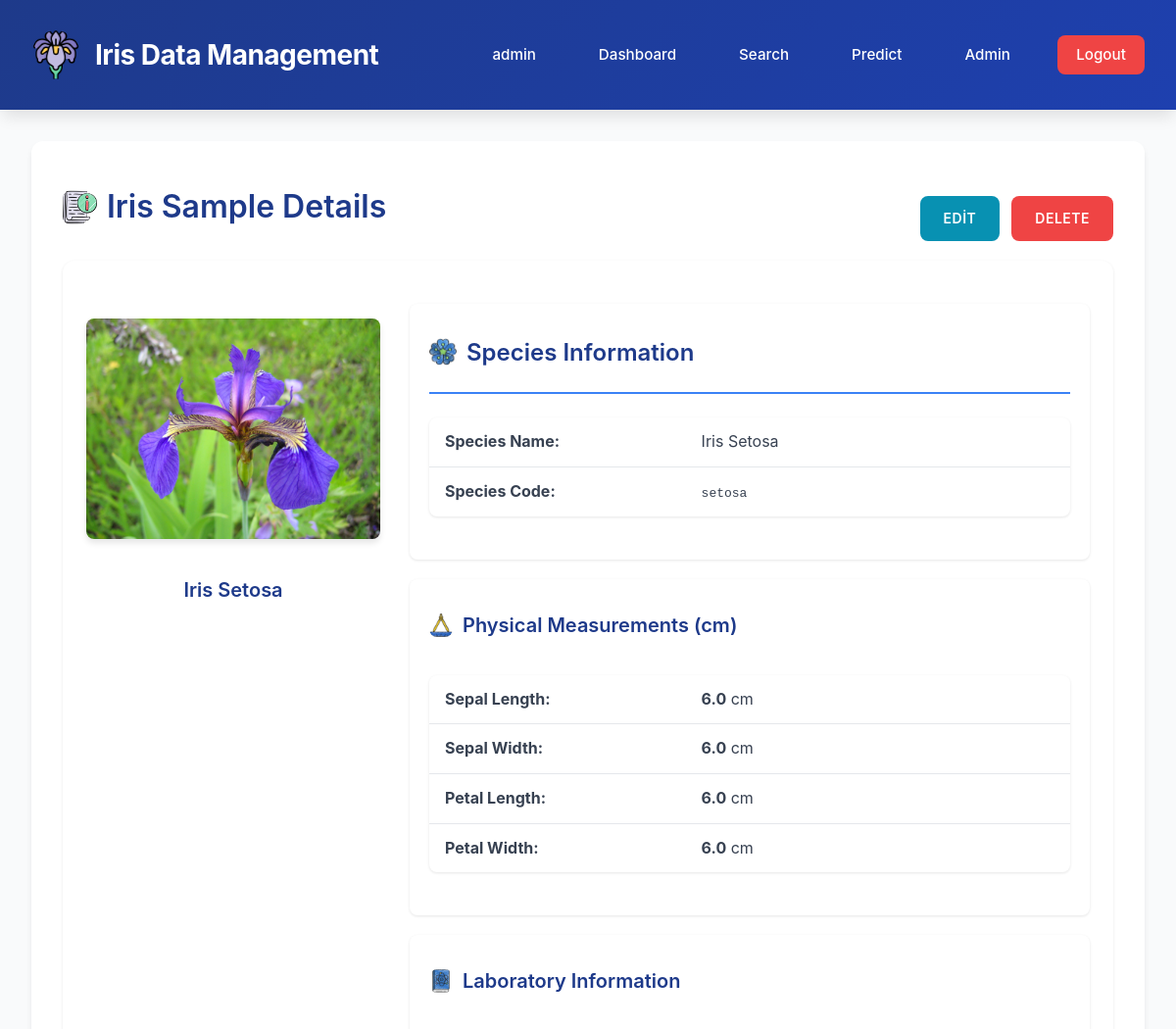
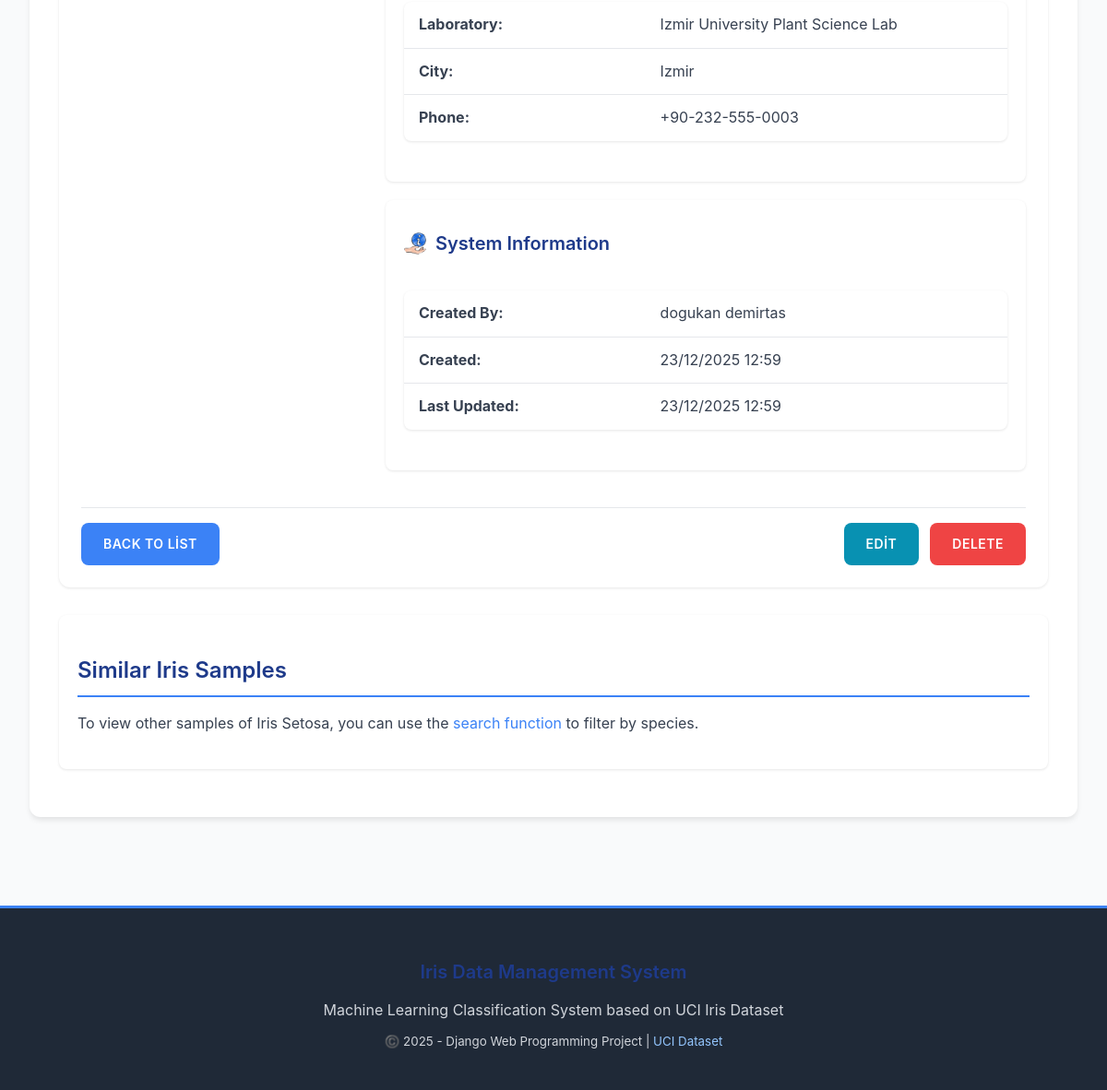
Screenshot of /iris/6/ (signed in) with the database file from the repository (2 pictures, top to bottom).
### iris_app/models.py (models this page shows, shortened)
class IrisPlant(models.Model):
    SPECIES_CHOICES = [
        ('setosa', 'Iris Setosa'),
        ('versicolor', 'Iris Versicolor'),
        ('virginica', 'Iris Virginica'),
    ]
    sepal_length = models.FloatField(
        verbose_name="Sepal Length (cm)",
        validators=[MinValueValidator(0.0)],
        help_text="Length of the sepal (in cm)"
    )
    sepal_width = models.FloatField(
        verbose_name="Sepal Width (cm)",
        validators=[MinValueValidator(0.0)],
        help_text="Width of the sepal (in cm)"
    )
    petal_length = models.FloatField(
        verbose_name="Petal Length (cm)",
        validators=[MinValueValidator(0.0)],
        help_text="Length of the petal (in cm)"
    )
    petal_width = models.FloatField(
        verbose_name="Petal Width (cm)",
        validators=[MinValueValidator(0.0)],
        help_text="Width of the petal (in cm)"
    )
    species = models.CharField(
        max_length=50,
        choices=SPECIES_CHOICES,
        verbose_name="Species",
        help_text="Iris plant species (setosa, versicolor or virginica)"
    )
    lab = models.ForeignKey(
        Laboratory,
        on_delete=models.SET_NULL,
        null=True,
        blank=True,
        verbose_name="Laboratory",
        related_name='iris_plants',
        help_text="Source laboratory of this sample"
    )
    created_by = models.ForeignKey(
        User,
        on_delete=models.CASCADE,
        verbose_name="Created By",
        related_name='iris_plants',
        help_text="User who created this record"
    )
    created_at = models.DateTimeField(
        auto_now_add=True,
        verbose_name="Created At"
    )
    updated_at = models.DateTimeField(
        auto_now=True,
        verbose_name="Updated At"
    )
    class Meta:
        ordering = ['-created_at']
        verbose_name = 'Iris Sample'
        verbose_name_plural = 'Iris Samples'
        indexes = [
            models.Index(fields=['species']),
            models.Index(fields=['created_at']),
            models.Index(fields=['created_by']),
        ]

class Laboratory(models.Model):
    name = models.CharField(
        max_length=100,
        verbose_name="Laboratory Name",
        unique=True
    )
    city = models.CharField(
        max_length=50,
        verbose_name="City"
    )
    description = models.TextField(
        blank=True,
        null=True,
        verbose_name="Description"
    )
    phone = models.CharField(
        max_length=20,
        blank=True,
        null=True,
        verbose_name="Phone"
    )
    email = models.EmailField(
        blank=True,
        null=True,
        verbose_name="Email"
    )
    country = models.CharField(
        max_length=50,
        default="Turkey",
        verbose_name="Country"
    )
    established_year = models.IntegerField(
        blank=True,
        null=True,
        verbose_name="Established Year"
    )
    created_at = models.DateTimeField(auto_now_add=True, verbose_name="Created At")
    updated_at = models.DateTimeField(auto_now=True, verbose_name="Updated At")
    class Meta:
        ordering = ['name']
        verbose_name = 'Laboratory'
        verbose_name_plural = 'Laboratories'
        indexes = [
            models.Index(fields=['name']),
            models.Index(fields=['city']),
        ]

### iris_app/views.py (the view)
# urls.py: path('iris/<int:pk>/', views.iris_detail, name='iris_detail'),
@login_required(login_url='login')
def iris_detail(request, pk):
    plant = get_object_or_404(IrisPlant, pk=pk)
    is_editor = is_editor_check(request.user)
    context = {
        'plant': plant,
        'can_edit': is_editor and (plant.created_by == request.user or request.user.is_superuser)
    }
    return render(request, 'iris_app/iris_detail.html', context)

### iris_app/views.py (called while the page is built)
def is_editor_check(user):
    return user.is_superuser or user.groups.filter(name='Editor').exists()

### iris_app/templates/iris_app/iris_detail.html (shortened to what this page needs)
{% extends 'iris_app/base.html' %}
{% load static %}
{% block content %}
<div style="display: flex; justify-content: space-between; align-items: center; margin-bottom: 20px;">
    <h1 style="display: flex; align-items: center; gap: 10px; margin: 0;">
    <img src="{% static 'images/detail.png' %}" alt="Detail Icon" style="width: 35px; height: 35px;" onerror="this.style.display='none'">
    Iris Sample Details
</h1>
    {% if can_edit %}
        <div class="btn-group">
            <a href="{% url 'iris_update' plant.pk %}" class="btn btn-info"> Edit</a>
            <a href="{% url 'iris_delete' plant.pk %}" class="btn btn-danger"> Delete</a>
        </div>
    {% endif %}
</div>
<div class="card">
    <div class="card-body">
        <div style="display: grid; grid-template-columns: 300px 1fr; gap: 30px; margin: 20px 0;">
            <div style="text-align: center;">
                {% if plant.species == 'setosa' %}
                    <img src="{% static 'images/setosa.jpg' %}" alt="Iris Setosa - Small purple flower with short petals" style="width: 100%; border-radius: 8px; box-shadow: 0 4px 6px rgba(0, 0, 0, 0.1);">
                {% elif plant.species == 'versicolor' %}
                    <img src="{% static 'images/versicolor.jpeg' %}" alt="Iris Versicolor - Medium purple flower with medium petals" style="width: 100%; border-radius: 8px; box-shadow: 0 4px 6px rgba(0, 0, 0, 0.1);">
                {% else %}
                    <img src="{% static 'images/virginia.jpeg' %}" alt="Iris Virginica - Large purple flower with long petals" style="width: 100%; border-radius: 8px; box-shadow: 0 4px 6px rgba(0, 0, 0, 0.1);">
                {% endif %}
                <h3 style="margin-top: 1rem;">{{ plant.get_species_display }}</h3>
            </div>
            <div>
                <div class="div-section">
                    <h2 style="display: flex; align-items: center; gap: 10px; margin-top: 0;">
    <img src="{% static 'images/flower.png' %}" alt="Species Icon" style="width: 28px; height: 28px;" onerror="this.style.display='none'">
    Species Information
</h2>
                    <table>
                        <tr>
                            <td style="font-weight: bold; width: 40%;">Species Name:</td>
                            <td>{{ plant.get_species_display }}</td>
                        </tr>
                        <tr>
                            <td style="font-weight: bold;">Species Code:</td>
                            <td><code>{{ plant.species }}</code></td>
                        </tr>
                    </table>
                </div>
                <div class="div-section">
                    <h3 style="display: flex; align-items: center; gap: 10px; margin-top: 0;">
                        <img src="{% static 'images/measuring-device.png' %}" alt="Idea Icon" style="width: 24px; height: 24px;" onerror="this.style.display='none'">
                        Physical Measurements (cm)
                    </h3>
                    <table>
                        <tr>
                            <td style="font-weight: bold; width: 40%;">Sepal Length:</td>
                            <td><strong>{{ plant.sepal_length }}</strong> cm</td>
                        </tr>
                        <tr>
                            <td style="font-weight: bold;">Sepal Width:</td>
                            <td><strong>{{ plant.sepal_width }}</strong> cm</td>
                        </tr>
                        <tr>
                            <td style="font-weight: bold;">Petal Length:</td>
                            <td><strong>{{ plant.petal_length }}</strong> cm</td>
                        </tr>
                        <tr>
                            <td style="font-weight: bold;">Petal Width:</td>
                            <td><strong>{{ plant.petal_width }}</strong> cm</td>
                        </tr>
                    </table>
                </div>
                <div class="div-section">
                    <h3 style="display: flex; align-items: center; gap: 10px; margin-top: 0;">
                    <img src="{% static 'images/science-book.png' %}" alt="Science Icon" style="width: 24px; height: 24px;" onerror="this.style.display='none'">
                    Laboratory Information
                </h3>
                    {% if plant.lab %}
                        <table>
                            <tr>
                                <td style="font-weight: bold; width: 40%;">Laboratory:</td>
                                <td>{{ plant.lab.name }}</td>
                            </tr>
                            <tr>
                                <td style="font-weight: bold;">City:</td>
                                <td>{{ plant.lab.city }}</td>
                            </tr>
                            <tr>
                                <td style="font-weight: bold;">Phone:</td>
                                <td>{{ plant.lab.phone|default:"N/A" }}</td>
                            </tr>
                        </table>
                    {% else %}
                        <p style="color: #999;">Laboratory information not available.</p>
                    {% endif %}
                </div>
                <div class="div-section">
                    <h3 style="display: flex; align-items: center; gap: 10px; margin-top: 0;">
                    <img src="{% static 'images/information.png' %}" alt="Idea Icon" style="width: 24px; height: 24px;" onerror="this.style.display='none'">
                    System Information
                </h3>
                    <table>
                        <tr>
                            <td style="font-weight: bold; width: 40%;">Created By:</td>
                            <td>{{ plant.created_by.get_full_name|default:plant.created_by.username }}</td>
                        </tr>
                        <tr>
                            <td style="font-weight: bold;">Created:</td>
                            <td>{{ plant.created_at|date:"d/m/Y H:i" }}</td>
                        </tr>
                        <tr>
                            <td style="font-weight: bold;">Last Updated:</td>
                            <td>{{ plant.updated_at|date:"d/m/Y H:i" }}</td>
                        </tr>
                    </table>
                </div>
            </div>
        </div>
    </div>
    <div class="card-footer">
        <a href="{% url 'iris_list' %}" class="btn"> Back to List</a>
        {% if can_edit %}
            <div class="btn-group" style="margin: 0;">
                <a href="{% url 'iris_update' plant.pk %}" class="btn btn-info"> Edit</a>
                <a href="{% url 'iris_delete' plant.pk %}" class="btn btn-danger"> Delete</a>
            </div>
        {% endif %}
    </div>
</div>
<div class="div-section" style="margin-top: 30px;">
    <h2>Similar Iris Samples</h2>
    <p>To view other samples of {{ plant.get_species_display }}, you can use the <a href="{% url 'iris_search' %}?species={{ plant.species }}">search function</a> to filter by species.</p>
</div>
{% endblock %}

### iris_app/templates/iris_app/base.html (shortened to what this page needs)
{% load static %}
<!DOCTYPE html>
<html lang="tr">
<head>
    <link rel="stylesheet" href="{% static 'css/style.css' %}">
</head>
<body>
<header>
    <div class="container">
        <div style="display: flex; align-items: center; gap: 15px;">
            <img src="{% static 'images/iris-flower.png' %}"
                 alt="Iris Logo"
                 style="width: 50px; height: 50px; border-radius: 50%;">
            <h1>Iris Data Management</h1>
        </div>
        <nav>
            {% if user.is_authenticated %}
                <span>{{ user.first_name|default:user.username }}</span>
                <a href="{% url 'iris_list' %}">Dashboard</a>
                <a href="{% url 'iris_search' %}">Search</a>
                <a href="{% url 'iris_predict' %}">Predict</a>
                {% if user.is_staff %}
                    <a href="{% url 'admin:index' %}">Admin</a>
                {% endif %}
                <a href="{% url 'logout' %}" class="logout-btn">Logout</a>
            {% else %}
                <a href="{% url 'login' %}">Sign In</a>
                <a href="{% url 'register' %}">Sign Up</a>
            {% endif %}
        </nav>
    </div>
</header>
<div class="main-content">
    <div class="container">
        <div class="main-container">
            {% block content %}{% endblock %}
        </div>
    </div>
</div>
<footer>
    <h3>Iris Data Management System</h3>
    <p>Machine Learning Classification System based on UCI Iris Dataset</p>
    <p><small>©️ 2025 - Django Web Programming Project | <a href="https://archive.ics.uci.edu/ml/datasets/iris" target="_blank">UCI Dataset</a></small></p>
</footer>
</body>
</html>

### iris_app/static/css/style.css (style rules this page uses)
* { margin: 0; padding: 0; box-sizing: border-box; }
:root { --primary-color: #2c3e50; --secondary-color: #3498db; --success-color: #27ae60; --danger-color: #e74c3c; --warning-color: #f39c12; --info-color: #16a085; --light-bg: #ecf0f1; --dark-text: #2c3e50; --border-color: #bdc3c7; --shadow: 0 2px 8px rgba(0, 0, 0, 0.1); --shadow-lg: 0 4px 16px rgba(0, 0, 0, 0.15); }
html { scroll-behavior: smooth; }
body { font-family: 'Segoe UI', Tahoma, Geneva, Verdana, sans-serif; background-color: #f8f9fa; color: var(--dark-text); line-height: 1.6; margin: 0; padding: 0; }
header { background: linear-gradient(135deg, var(--primary-color) 0%, var(--secondary-color) 100%); color: white; padding: 20px 0; box-shadow: var(--shadow-lg); position: sticky; top: 0; z-index: 100; }
header h1 { font-size: 28px; font-weight: 600; margin: 0; letter-spacing: 1px; color: white; }
header nav { display: flex; gap: 25px; align-items: center; }
header nav a, header nav span { color: white; text-decoration: none; font-weight: 500; transition: all 0.3s ease; padding: 8px 12px; border-radius: 4px; }
header nav a.logout-btn { background-color: var(--danger-color); padding: 8px 16px; }
.container { max-width: 1200px; margin: 30px auto; padding: 0 20px; }
.main-container { background: white; border-radius: 8px; padding: 30px; box-shadow: var(--shadow); min-height: 60vh; }
h1, h2, h3, h4, h5, h6 { color: var(--primary-color); margin-top: 20px; margin-bottom: 15px; font-weight: 600; line-height: 1.4; }
h1 { font-size: 32px; }
h2 { font-size: 24px; border-bottom: 3px solid var(--secondary-color); padding-bottom: 10px; }
h3 { font-size: 20px; }
p { margin-bottom: 15px; color: #555; }
button, .btn, input[type="submit"], input[type="reset"] { padding: 12px 24px; background-color: var(--secondary-color); color: white; border: none; border-radius: 6px; font-size: 14px; font-weight: 600; cursor: pointer; transition: all 0.3s ease; display: inline-block; text-decoration: none; }
.btn-danger { background-color: var(--danger-color); }
.btn-info { background-color: var(--info-color); }
.btn-group { display: flex; gap: 10px; margin-top: 20px; flex-wrap: wrap; }
table { width: 100%; border-collapse: collapse; margin: 20px 0; background-color: white; border-radius: 8px; overflow: hidden; box-shadow: var(--shadow); }
td { padding: 12px 15px; border-bottom: 1px solid var(--light-bg); }
tbody tr:last-child td { border-bottom: none; }
.card { background: white; border-radius: 8px; padding: 20px; margin-bottom: 20px; box-shadow: var(--shadow); transition: all 0.3s ease; }
.card-body { padding: 0; }
.card-footer { border-top: 1px solid var(--light-bg); padding-top: 15px; margin-top: 15px; display: flex; justify-content: space-between; align-items: center; }
.div-section { padding: 20px; background: white; border-radius: 8px; margin-bottom: 20px; box-shadow: var(--shadow); }
a { color: var(--secondary-color); text-decoration: none; transition: all 0.3s ease; }
img { max-width: 100%; height: auto; border-radius: 8px; margin: 15px 0; }
footer { background-color: var(--primary-color); color: white; text-align: center; padding: 20px; margin-top: 50px; border-top: 3px solid var(--secondary-color); }
footer p { margin: 10px 0; color: white; }

### rows the page displays
IrisPlant: species "Iris Setosa", species "setosa", sepal_length "6.0", sepal_width "6.0", petal_length "6.0", petal_width "6.0", lab.name "Izmir University Plant Science Lab", lab.city "Izmir", lab.phone "+90-232-555-0003", created_by.get_full_name "dogukan demirtas", created_at "23/12/2025 12:59", updated_at "23/12/2025 12:59"

### other values shown
{{ user.first_name|default:user.username }} "admin"
